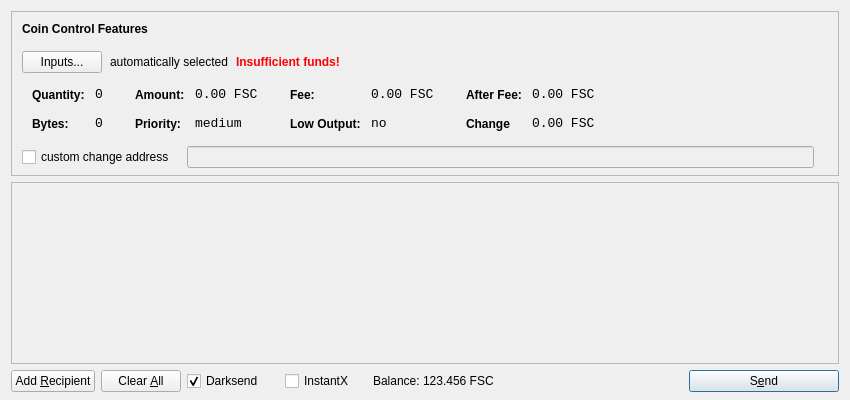
<?xml version="1.0" encoding="UTF-8"?>
<ui version="4.0">
 <class>SendCoinsDialog</class>
 <widget class="QDialog" name="SendCoinsDialog">
  <property name="geometry">
   <rect>
    <x>0</x>
    <y>0</y>
    <width>850</width>
    <height>400</height>
   </rect>
  </property>
  <property name="windowTitle">
   <string>Send Coins</string>
  </property>
  <layout class="QVBoxLayout" name="verticalLayout" stretch="0,1,0">
   <property name="bottomMargin">
    <number>8</number>
   </property>
   <item>
    <widget class="QFrame" name="frameCoinControl">
     <property name="sizePolicy">
      <sizepolicy hsizetype="Expanding" vsizetype="Expanding">
       <horstretch>0</horstretch>
       <verstretch>0</verstretch>
      </sizepolicy>
     </property>
     <property name="maximumSize">
      <size>
       <width>16777215</width>
       <height>16777215</height>
      </size>
     </property>
     <property name="frameShape">
      <enum>QFrame::StyledPanel</enum>
     </property>
     <property name="frameShadow">
      <enum>QFrame::Sunken</enum>
     </property>
     <layout class="QVBoxLayout" name="verticalLayoutCoinControl2">
      <property name="spacing">
       <number>-1</number>
      </property>
      <property name="leftMargin">
       <number>0</number>
      </property>
      <property name="topMargin">
       <number>0</number>
      </property>
      <property name="rightMargin">
       <number>0</number>
      </property>
      <property name="bottomMargin">
       <number>6</number>
      </property>
      <item>
       <layout class="QVBoxLayout" name="verticalLayoutCoinControl" stretch="0,0,0,0,1">
        <property name="spacing">
         <number>0</number>
        </property>
        <property name="leftMargin">
         <number>10</number>
        </property>
        <property name="topMargin">
         <number>10</number>
        </property>
        <item>
         <layout class="QHBoxLayout" name="horizontalLayoutCoinControl1">
          <property name="bottomMargin">
           <number>15</number>
          </property>
          <item>
           <widget class="QLabel" name="labelCoinControlFeatures">
            <property name="sizePolicy">
             <sizepolicy hsizetype="Preferred" vsizetype="Maximum">
              <horstretch>0</horstretch>
              <verstretch>0</verstretch>
             </sizepolicy>
            </property>
            <property name="font">
             <font>
              <weight>75</weight>
              <bold>true</bold>
             </font>
            </property>
            <property name="styleSheet">
             <string notr="true">font-weight:bold;</string>
            </property>
            <property name="text">
             <string>Coin Control Features</string>
            </property>
           </widget>
          </item>
         </layout>
        </item>
        <item>
         <layout class="QHBoxLayout" name="horizontalLayoutCoinControl2" stretch="0,0,0,0">
          <property name="spacing">
           <number>8</number>
          </property>
          <property name="bottomMargin">
           <number>10</number>
          </property>
          <item>
           <widget class="QPushButton" name="pushButtonCoinControl">
            <property name="styleSheet">
             <string notr="true"/>
            </property>
            <property name="text">
             <string>Inputs...</string>
            </property>
           </widget>
          </item>
          <item>
           <widget class="QLabel" name="labelCoinControlAutomaticallySelected">
            <property name="text">
             <string>automatically selected</string>
            </property>
            <property name="margin">
             <number>5</number>
            </property>
           </widget>
          </item>
          <item>
           <widget class="QLabel" name="labelCoinControlInsuffFunds">
            <property name="font">
             <font>
              <weight>75</weight>
              <bold>true</bold>
             </font>
            </property>
            <property name="styleSheet">
             <string notr="true">color:red;font-weight:bold;</string>
            </property>
            <property name="text">
             <string>Insufficient funds!</string>
            </property>
            <property name="margin">
             <number>5</number>
            </property>
           </widget>
          </item>
          <item>
           <spacer name="horizontalSpacerCoinControl">
            <property name="orientation">
             <enum>Qt::Horizontal</enum>
            </property>
            <property name="sizeHint" stdset="0">
             <size>
              <width>40</width>
              <height>1</height>
             </size>
            </property>
           </spacer>
          </item>
         </layout>
        </item>
        <item>
         <widget class="QWidget" name="widgetCoinControl" native="true">
          <property name="sizePolicy">
           <sizepolicy hsizetype="Preferred" vsizetype="Preferred">
            <horstretch>0</horstretch>
            <verstretch>0</verstretch>
           </sizepolicy>
          </property>
          <property name="minimumSize">
           <size>
            <width>0</width>
            <height>0</height>
           </size>
          </property>
          <property name="styleSheet">
           <string notr="true"/>
          </property>
          <layout class="QHBoxLayout" name="horizontalLayoutCoinControl5">
           <property name="margin">
            <number>0</number>
           </property>
           <item>
            <layout class="QHBoxLayout" name="horizontalLayoutCoinControl3" stretch="0,0,0,1">
             <property name="spacing">
              <number>20</number>
             </property>
             <property name="topMargin">
              <number>0</number>
             </property>
             <property name="bottomMargin">
              <number>10</number>
             </property>
             <item>
              <layout class="QFormLayout" name="formLayoutCoinControl1">
               <property name="horizontalSpacing">
                <number>10</number>
               </property>
               <property name="verticalSpacing">
                <number>14</number>
               </property>
               <property name="leftMargin">
                <number>10</number>
               </property>
               <property name="topMargin">
                <number>4</number>
               </property>
               <property name="rightMargin">
                <number>6</number>
               </property>
               <item row="0" column="0">
                <widget class="QLabel" name="labelCoinControlQuantityText">
                 <property name="styleSheet">
                  <string notr="true">font-weight:bold;</string>
                 </property>
                 <property name="text">
                  <string>Quantity:</string>
                 </property>
                 <property name="margin">
                  <number>0</number>
                 </property>
                </widget>
               </item>
               <item row="0" column="1">
                <widget class="QLabel" name="labelCoinControlQuantity">
                 <property name="font">
                  <font>
                   <family>Monospace</family>
                   <pointsize>10</pointsize>
                  </font>
                 </property>
                 <property name="cursor">
                  <cursorShape>IBeamCursor</cursorShape>
                 </property>
                 <property name="contextMenuPolicy">
                  <enum>Qt::ActionsContextMenu</enum>
                 </property>
                 <property name="text">
                  <string>0</string>
                 </property>
                 <property name="margin">
                  <number>0</number>
                 </property>
                 <property name="textInteractionFlags">
                  <set>Qt::LinksAccessibleByMouse|Qt::TextSelectableByKeyboard|Qt::TextSelectableByMouse</set>
                 </property>
                </widget>
               </item>
               <item row="1" column="0">
                <widget class="QLabel" name="labelCoinControlBytesText">
                 <property name="styleSheet">
                  <string notr="true">font-weight:bold;</string>
                 </property>
                 <property name="text">
                  <string>Bytes:</string>
                 </property>
                </widget>
               </item>
               <item row="1" column="1">
                <widget class="QLabel" name="labelCoinControlBytes">
                 <property name="font">
                  <font>
                   <family>Monospace</family>
                   <pointsize>10</pointsize>
                  </font>
                 </property>
                 <property name="cursor">
                  <cursorShape>IBeamCursor</cursorShape>
                 </property>
                 <property name="contextMenuPolicy">
                  <enum>Qt::ActionsContextMenu</enum>
                 </property>
                 <property name="text">
                  <string>0</string>
                 </property>
                 <property name="textInteractionFlags">
                  <set>Qt::LinksAccessibleByMouse|Qt::TextSelectableByKeyboard|Qt::TextSelectableByMouse</set>
                 </property>
                </widget>
               </item>
              </layout>
             </item>
             <item>
              <layout class="QFormLayout" name="formLayoutCoinControl2">
               <property name="horizontalSpacing">
                <number>10</number>
               </property>
               <property name="verticalSpacing">
                <number>14</number>
               </property>
               <property name="leftMargin">
                <number>6</number>
               </property>
               <property name="topMargin">
                <number>4</number>
               </property>
               <property name="rightMargin">
                <number>6</number>
               </property>
               <item row="0" column="0">
                <widget class="QLabel" name="labelCoinControlAmountText">
                 <property name="styleSheet">
                  <string notr="true">font-weight:bold;</string>
                 </property>
                 <property name="text">
                  <string>Amount:</string>
                 </property>
                 <property name="margin">
                  <number>0</number>
                 </property>
                </widget>
               </item>
               <item row="0" column="1">
                <widget class="QLabel" name="labelCoinControlAmount">
                 <property name="font">
                  <font>
                   <family>Monospace</family>
                   <pointsize>10</pointsize>
                  </font>
                 </property>
                 <property name="cursor">
                  <cursorShape>IBeamCursor</cursorShape>
                 </property>
                 <property name="contextMenuPolicy">
                  <enum>Qt::ActionsContextMenu</enum>
                 </property>
                 <property name="text">
                  <string>0.00 FSC</string>
                 </property>
                 <property name="textInteractionFlags">
                  <set>Qt::LinksAccessibleByMouse|Qt::TextSelectableByKeyboard|Qt::TextSelectableByMouse</set>
                 </property>
                </widget>
               </item>
               <item row="1" column="0">
                <widget class="QLabel" name="labelCoinControlPriorityText">
                 <property name="styleSheet">
                  <string notr="true">font-weight:bold;</string>
                 </property>
                 <property name="text">
                  <string>Priority:</string>
                 </property>
                </widget>
               </item>
               <item row="1" column="1">
                <widget class="QLabel" name="labelCoinControlPriority">
                 <property name="font">
                  <font>
                   <family>Monospace</family>
                   <pointsize>10</pointsize>
                  </font>
                 </property>
                 <property name="cursor">
                  <cursorShape>IBeamCursor</cursorShape>
                 </property>
                 <property name="contextMenuPolicy">
                  <enum>Qt::ActionsContextMenu</enum>
                 </property>
                 <property name="text">
                  <string>medium</string>
                 </property>
                 <property name="textInteractionFlags">
                  <set>Qt::LinksAccessibleByMouse|Qt::TextSelectableByKeyboard|Qt::TextSelectableByMouse</set>
                 </property>
                </widget>
               </item>
              </layout>
             </item>
             <item>
              <layout class="QFormLayout" name="formLayoutCoinControl3">
               <property name="horizontalSpacing">
                <number>10</number>
               </property>
               <property name="verticalSpacing">
                <number>14</number>
               </property>
               <property name="leftMargin">
                <number>6</number>
               </property>
               <property name="topMargin">
                <number>4</number>
               </property>
               <property name="rightMargin">
                <number>6</number>
               </property>
               <item row="0" column="0">
                <widget class="QLabel" name="labelCoinControlFeeText">
                 <property name="styleSheet">
                  <string notr="true">font-weight:bold;</string>
                 </property>
                 <property name="text">
                  <string>Fee:</string>
                 </property>
                 <property name="margin">
                  <number>0</number>
                 </property>
                </widget>
               </item>
               <item row="0" column="1">
                <widget class="QLabel" name="labelCoinControlFee">
                 <property name="font">
                  <font>
                   <family>Monospace</family>
                   <pointsize>10</pointsize>
                  </font>
                 </property>
                 <property name="cursor">
                  <cursorShape>IBeamCursor</cursorShape>
                 </property>
                 <property name="contextMenuPolicy">
                  <enum>Qt::ActionsContextMenu</enum>
                 </property>
                 <property name="text">
                  <string>0.00 FSC</string>
                 </property>
                 <property name="textInteractionFlags">
                  <set>Qt::LinksAccessibleByMouse|Qt::TextSelectableByKeyboard|Qt::TextSelectableByMouse</set>
                 </property>
                </widget>
               </item>
               <item row="1" column="0">
                <widget class="QLabel" name="labelCoinControlLowOutputText">
                 <property name="styleSheet">
                  <string notr="true">font-weight:bold;</string>
                 </property>
                 <property name="text">
                  <string>Low Output:</string>
                 </property>
                </widget>
               </item>
               <item row="1" column="1">
                <widget class="QLabel" name="labelCoinControlLowOutput">
                 <property name="font">
                  <font>
                   <family>Monospace</family>
                   <pointsize>10</pointsize>
                  </font>
                 </property>
                 <property name="cursor">
                  <cursorShape>IBeamCursor</cursorShape>
                 </property>
                 <property name="contextMenuPolicy">
                  <enum>Qt::ActionsContextMenu</enum>
                 </property>
                 <property name="text">
                  <string>no</string>
                 </property>
                 <property name="textInteractionFlags">
                  <set>Qt::LinksAccessibleByMouse|Qt::TextSelectableByKeyboard|Qt::TextSelectableByMouse</set>
                 </property>
                </widget>
               </item>
              </layout>
             </item>
             <item>
              <layout class="QFormLayout" name="formLayoutCoinControl4">
               <property name="horizontalSpacing">
                <number>10</number>
               </property>
               <property name="verticalSpacing">
                <number>14</number>
               </property>
               <property name="leftMargin">
                <number>6</number>
               </property>
               <property name="topMargin">
                <number>4</number>
               </property>
               <property name="rightMargin">
                <number>6</number>
               </property>
               <item row="0" column="0">
                <widget class="QLabel" name="labelCoinControlAfterFeeText">
                 <property name="styleSheet">
                  <string notr="true">font-weight:bold;</string>
                 </property>
                 <property name="text">
                  <string>After Fee:</string>
                 </property>
                 <property name="margin">
                  <number>0</number>
                 </property>
                </widget>
               </item>
               <item row="0" column="1">
                <widget class="QLabel" name="labelCoinControlAfterFee">
                 <property name="font">
                  <font>
                   <family>Monospace</family>
                   <pointsize>10</pointsize>
                  </font>
                 </property>
                 <property name="cursor">
                  <cursorShape>IBeamCursor</cursorShape>
                 </property>
                 <property name="contextMenuPolicy">
                  <enum>Qt::ActionsContextMenu</enum>
                 </property>
                 <property name="text">
                  <string>0.00 FSC</string>
                 </property>
                 <property name="textInteractionFlags">
                  <set>Qt::LinksAccessibleByMouse|Qt::TextSelectableByKeyboard|Qt::TextSelectableByMouse</set>
                 </property>
                </widget>
               </item>
               <item row="1" column="0">
                <widget class="QLabel" name="labelCoinControlChangeText">
                 <property name="styleSheet">
                  <string notr="true">font-weight:bold;</string>
                 </property>
                 <property name="text">
                  <string>Change</string>
                 </property>
                </widget>
               </item>
               <item row="1" column="1">
                <widget class="QLabel" name="labelCoinControlChange">
                 <property name="font">
                  <font>
                   <family>Monospace</family>
                   <pointsize>10</pointsize>
                  </font>
                 </property>
                 <property name="cursor">
                  <cursorShape>IBeamCursor</cursorShape>
                 </property>
                 <property name="contextMenuPolicy">
                  <enum>Qt::ActionsContextMenu</enum>
                 </property>
                 <property name="text">
                  <string>0.00 FSC</string>
                 </property>
                 <property name="textInteractionFlags">
                  <set>Qt::LinksAccessibleByMouse|Qt::TextSelectableByKeyboard|Qt::TextSelectableByMouse</set>
                 </property>
                </widget>
               </item>
              </layout>
             </item>
            </layout>
           </item>
          </layout>
         </widget>
        </item>
        <item>
         <layout class="QHBoxLayout" name="horizontalLayoutCoinControl4" stretch="0,0,0">
          <property name="spacing">
           <number>12</number>
          </property>
          <property name="sizeConstraint">
           <enum>QLayout::SetDefaultConstraint</enum>
          </property>
          <property name="topMargin">
           <number>5</number>
          </property>
          <property name="rightMargin">
           <number>5</number>
          </property>
          <item>
           <widget class="QCheckBox" name="checkBoxCoinControlChange">
            <property name="text">
             <string>custom change address</string>
            </property>
           </widget>
          </item>
          <item>
           <widget class="QLineEdit" name="lineEditCoinControlChange">
            <property name="enabled">
             <bool>false</bool>
            </property>
            <property name="sizePolicy">
             <sizepolicy hsizetype="Expanding" vsizetype="Fixed">
              <horstretch>0</horstretch>
              <verstretch>0</verstretch>
             </sizepolicy>
            </property>
           </widget>
          </item>
          <item>
           <widget class="QLabel" name="labelCoinControlChangeLabel">
            <property name="sizePolicy">
             <sizepolicy hsizetype="Preferred" vsizetype="Expanding">
              <horstretch>0</horstretch>
              <verstretch>0</verstretch>
             </sizepolicy>
            </property>
            <property name="minimumSize">
             <size>
              <width>0</width>
              <height>0</height>
             </size>
            </property>
            <property name="text">
             <string/>
            </property>
            <property name="margin">
             <number>3</number>
            </property>
           </widget>
          </item>
         </layout>
        </item>
        <item>
         <spacer name="verticalSpacerCoinControl">
          <property name="orientation">
           <enum>Qt::Vertical</enum>
          </property>
          <property name="sizeHint" stdset="0">
           <size>
            <width>800</width>
            <height>1</height>
           </size>
          </property>
         </spacer>
        </item>
       </layout>
      </item>
     </layout>
    </widget>
   </item>
   <item>
    <widget class="QScrollArea" name="scrollArea">
     <property name="widgetResizable">
      <bool>true</bool>
     </property>
     <widget class="QWidget" name="scrollAreaWidgetContents">
      <property name="geometry">
       <rect>
        <x>0</x>
        <y>0</y>
        <width>830</width>
        <height>165</height>
       </rect>
      </property>
      <layout class="QVBoxLayout" name="verticalLayout_2">
       <property name="margin">
        <number>0</number>
       </property>
       <item>
        <layout class="QVBoxLayout" name="entries">
         <property name="spacing">
          <number>6</number>
         </property>
        </layout>
       </item>
       <item>
        <spacer name="verticalSpacer">
         <property name="orientation">
          <enum>Qt::Vertical</enum>
         </property>
         <property name="sizeHint" stdset="0">
          <size>
           <width>20</width>
           <height>40</height>
          </size>
         </property>
        </spacer>
       </item>
      </layout>
     </widget>
    </widget>
   </item>
   <item>
    <layout class="QHBoxLayout" name="horizontalLayout">
     <item>
      <widget class="QPushButton" name="addButton">
       <property name="toolTip">
        <string>Send to multiple recipients at once</string>
       </property>
       <property name="text">
        <string>Add &amp;Recipient</string>
       </property>
       <property name="autoDefault">
        <bool>false</bool>
       </property>
      </widget>
     </item>
     <item>
      <widget class="QPushButton" name="clearButton">
       <property name="sizePolicy">
        <sizepolicy hsizetype="Minimum" vsizetype="Fixed">
         <horstretch>0</horstretch>
         <verstretch>0</verstretch>
        </sizepolicy>
       </property>
       <property name="toolTip">
        <string>Remove all transaction fields</string>
       </property>
       <property name="text">
        <string>Clear &amp;All</string>
       </property>
       <property name="autoRepeatDelay">
        <number>300</number>
       </property>
       <property name="autoDefault">
        <bool>false</bool>
       </property>
      </widget>
     </item>
     <item>
      <layout class="QHBoxLayout" name="horizontalLayout_2">
       <property name="spacing">
        <number>3</number>
       </property>
        <item>
        <widget class="QCheckBox" name="checkUseDarksend">
         <property name="minimumSize">
          <size>
           <width>95</width>
           <height>0</height>
          </size>
         </property>
         <property name="text">
          <string>Darksend</string>
         </property>
         <property name="checked">
          <bool>true</bool>
         </property>
        </widget>
       </item>
       <item>
        <widget class="QCheckBox" name="checkInstantX">
         <property name="enabled">
          <bool>true</bool>
         </property>
         <property name="minimumSize">
          <size>
           <width>85</width>
           <height>0</height>
          </size>
         </property>
         <property name="text">
          <string>InstantX</string>
         </property>
        </widget>
       </item>
       <item>
        <widget class="QLabel" name="label">
         <property name="sizePolicy">
          <sizepolicy hsizetype="Preferred" vsizetype="Fixed">
           <horstretch>0</horstretch>
           <verstretch>0</verstretch>
          </sizepolicy>
         </property>
         <property name="text">
          <string>Balance:</string>
         </property>
        </widget>
       </item>
       <item>
        <widget class="QLabel" name="labelBalance">
         <property name="sizePolicy">
          <sizepolicy hsizetype="Preferred" vsizetype="Fixed">
           <horstretch>0</horstretch>
           <verstretch>0</verstretch>
          </sizepolicy>
         </property>
         <property name="cursor">
          <cursorShape>IBeamCursor</cursorShape>
         </property>
         <property name="text">
          <string>123.456 FSC</string>
         </property>
         <property name="textInteractionFlags">
          <set>Qt::LinksAccessibleByMouse|Qt::TextSelectableByKeyboard|Qt::TextSelectableByMouse</set>
         </property>
        </widget>
       </item>
      </layout>
     </item>
     <item>
      <spacer name="horizontalSpacer">
       <property name="orientation">
        <enum>Qt::Horizontal</enum>
       </property>
       <property name="sizeHint" stdset="0">
        <size>
         <width>40</width>
         <height>20</height>
        </size>
       </property>
      </spacer>
     </item>
     <item>
      <widget class="QPushButton" name="sendButton">
       <property name="minimumSize">
        <size>
         <width>150</width>
         <height>0</height>
        </size>
       </property>
       <property name="toolTip">
        <string>Confirm the send action</string>
       </property>
       <property name="text">
        <string>S&amp;end</string>
       </property>
       <property name="icon">
        <iconset resource="../bitcoin.qrc">
         <normaloff>:/icons/send</normaloff>:/icons/send</iconset>
       </property>
       <property name="default">
        <bool>true</bool>
       </property>
      </widget>
     </item>
    </layout>
   </item>
  </layout>
 </widget>
 <resources>
  <include location="../bitcoin.qrc"/>
 </resources>
 <connections/>
</ui>
